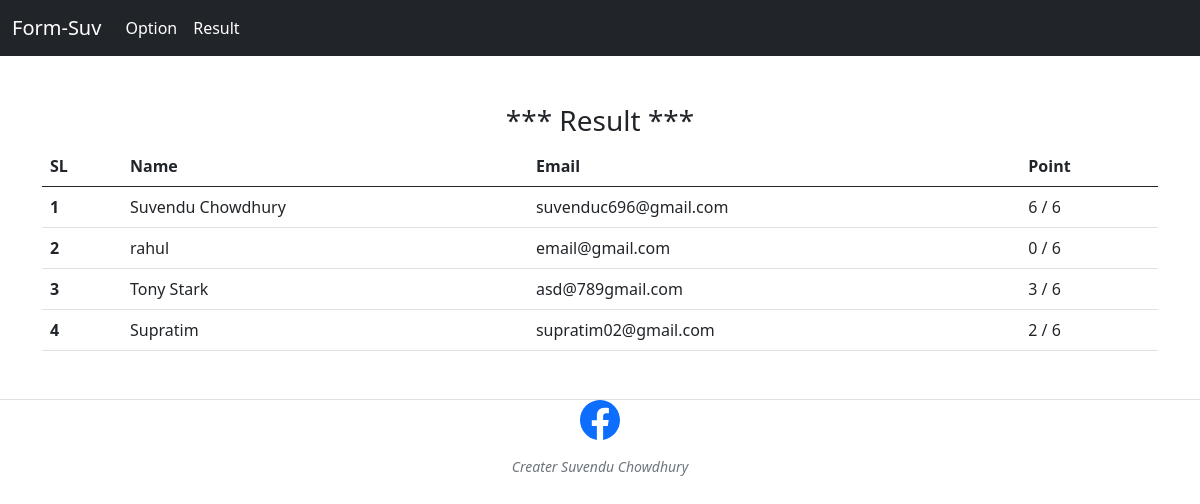
The page /Submit.php on the database its author committed.
### tables this page shows
CREATE TABLE `submit` (
  `sl` int(11) NOT NULL,
  `name` text NOT NULL,
  `email` text NOT NULL,
  `point` text NOT NULL,
  `ip` text NOT NULL
);

### Submit.php (the view, shortened to what this page needs)
<!doctype html>
<html lang="en">
<head>
    <link href="https://cdn.jsdelivr.net/npm/bootstrap@5.0.2/dist/css/bootstrap.min.css" rel="stylesheet"
>
</head>
<body>
    <?php include 'navbar.php'; include 'dbconnect.php'; ?>
    <div class="container my-5">
        <h3 class="text-center">*** Result ***</h3>
        <table class="table">
            <thead>
                <tr>
                    <th scope="col">SL</th>
                    <th scope="col">Name</th>
                    <th scope="col">Email</th>
                    <th scope="col">Point</th>
                </tr>
            </thead>
            <tbody>
    <?php
            $sql="SELECT * FROM `question` WHERE 1";
            $result=mysqli_query($conn,$sql);
            $totalpointmax=mysqli_num_rows($result);
            $sql="SELECT * FROM `submit` ORDER BY `sl` DESC";
            $result=mysqli_query($conn,$sql);
            $numrow=mysqli_num_rows($result);
            for($i=1;$i<=$numrow;$i++)
            {
                $row=mysqli_fetch_assoc($result);
                echo '   <tr>
                <th scope="row">'.$i.'</th>
                <td>'.$row['name'].'</td>
                <td>'.$row['email'].'</td>
                <td>'.$row['point'].' / '.$totalpointmax.'</td>
            </tr>';
            }
    ?>
            </tbody>
        </table>
    </div>
    <?php include 'footer.php'; ?>
</body>
</html>

### rows shown on the page
submit: name "Suvendu Chowdhury", email "suvenduc696@gmail.com", point "6"
submit: name "rahul", email "email@gmail.com", point "0"
submit: name "Tony Stark", email "asd@789gmail.com", point "3"
submit: name "Supratim", email "supratim02@gmail.com", point "2"
